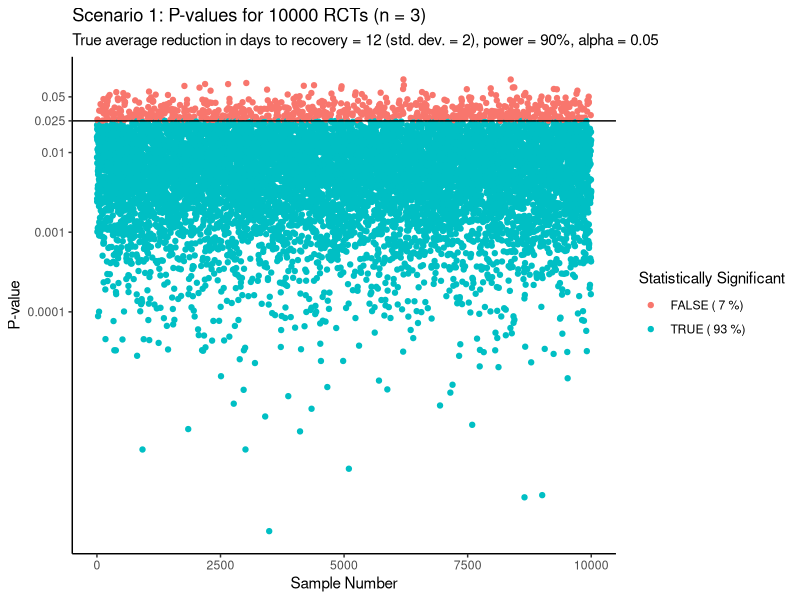
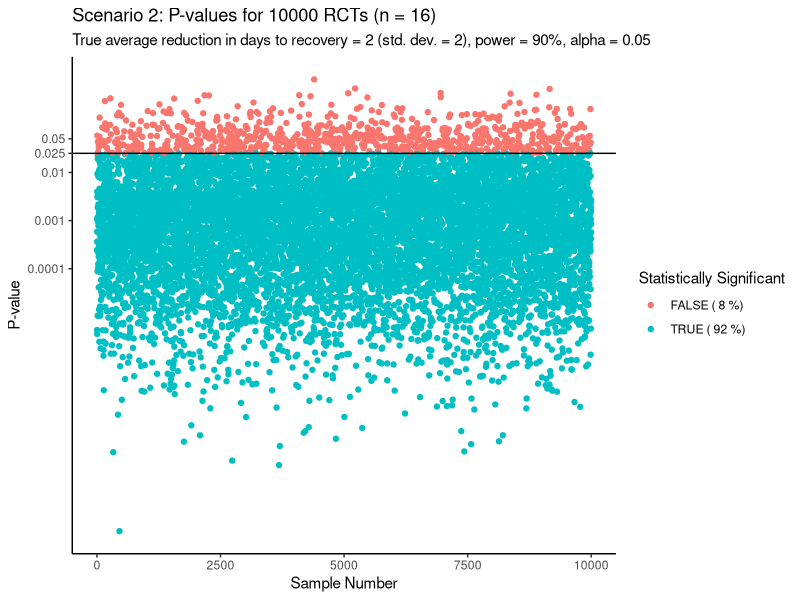
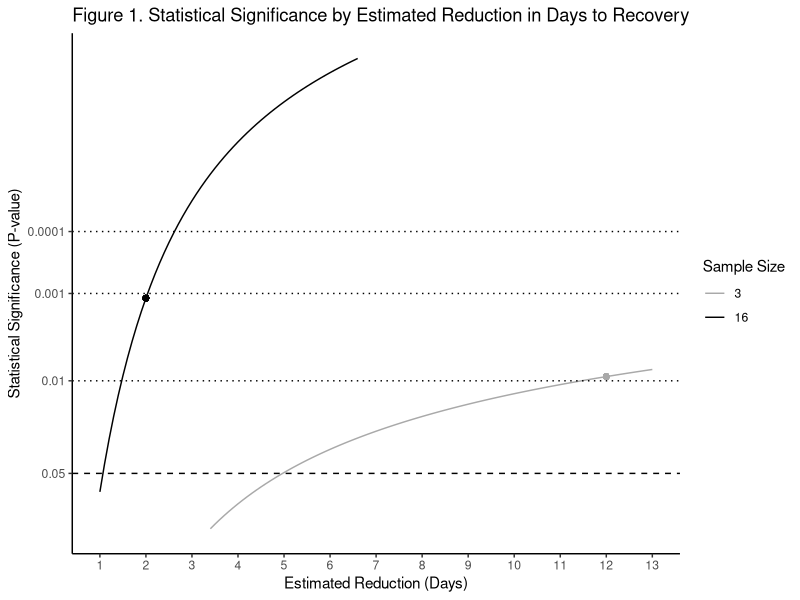

The R source for these figures, in order:
### Figure 1. Let's generate Figure 1 in the main text.



## Load needed libraries.
library(dplyr)
library(magrittr)


## Set global parameters.
stddev <- 2
alpha_touse <- 0.05
diff1 <- 12
diff2 <- 2
simpower <- 0.9


## Generate sample sizes.
maxdiff <- 13
diffinc <- 0.01
tbl_ss_by_diff <- dplyr::tibble(
  diff = seq(1, maxdiff, diffinc) %x% rep(1, 3),
  Power = rep(1, length(seq(1, maxdiff, diffinc))) %x% c(0.7, 0.8, 0.9),
  sampsizeraw = apply(
    X = as.matrix(cbind(diff, Power)),
    MARGIN = 1,
    FUN = function(x)
      pwr::pwr.t.test(
        d = x[1] / stddev,
        sig.level = alpha_touse / 2,
        power = x[2],
        type = "one.sample",
        alternative = "two.sided"
      )$n
  ),
  sampsize = ceiling(sampsizeraw)
)
sampsize1 <- (tbl_ss_by_diff %>% dplyr::filter(diff == diff1, Power == simpower))$sampsize
sampsize2 <- (tbl_ss_by_diff %>% dplyr::filter(diff == diff2, Power == simpower))$sampsize


## Generate significance curves.
sampsizes <- c(sampsize1, ceiling(mean(sampsize1, sampsize2)), sampsize2)
diffinc2 <- 0.1
tbl_statsig_by_diff <- dplyr::tibble(
  diff = seq(1, maxdiff, diffinc2) %x% rep(1, length(sampsizes)),
  sampsize = rep(1, length(seq(1, maxdiff, diffinc2))) %x% sampsizes,
  pvalue_alt = 2 * pt(
    diff / (stddev / sqrt(sampsize)),
    df = sampsize - 1,
    lower.tail = FALSE
  )
)
example_statsig <- dplyr::tibble(
  highdiff = diff1,
  highdiff_pvalue = unique(tbl_statsig_by_diff$pvalue_alt[tbl_statsig_by_diff$sampsize == min(sampsizes) & tbl_statsig_by_diff$diff == highdiff]),
  lowdiff = diff2,
  lowdiff_pvalue = unique(tbl_statsig_by_diff$pvalue_alt[tbl_statsig_by_diff$sampsize == max(sampsizes) & tbl_statsig_by_diff$diff == lowdiff])
)
ggp_statsig <- tbl_statsig_by_diff %>%
  dplyr::mutate(`Sample Size` = as.factor(sampsize)) %>%
  ggplot2::ggplot(
    ggplot2::aes(
      x = diff,
      y = log(log(1/pvalue_alt)),
      group = `Sample Size`,
      color = `Sample Size`
      # linetype = `Sample Size`
    )
  ) +
  ggplot2::theme_classic() +
  ggplot2::scale_x_continuous(breaks = seq(1, maxdiff, 1)) +
  ggplot2::scale_y_continuous(
    limits = c(
      log(log(1/0.1)),
      log(log(1/0.000000001))
    ),
    breaks = c(
      log(log(1/alpha_touse)),
      log(log(1/0.01)),
      log(log(1/0.001)),
      log(log(1/0.0001))
    ),
    labels = c(
      as.character(alpha_touse),
      "0.01",
      "0.001",
      "0.0001"
    )
  ) +
  ggplot2::scale_color_manual(values = c("dark gray", "black")) +
  ggplot2::geom_line() +
  ggplot2::geom_hline(yintercept = log(log(1/alpha_touse)), linetype = "dashed") +
  ggplot2::geom_hline(yintercept = log(log(1/0.01)), linetype = "dotted") +
  ggplot2::geom_hline(yintercept = log(log(1/0.001)), linetype = "dotted") +
  ggplot2::geom_hline(yintercept = log(log(1/0.0001)), linetype = "dotted") +
  ggplot2::geom_point(
    x = example_statsig$highdiff,
    y = log(log(1/example_statsig$highdiff_pvalue)),
    color = "dark gray"
  ) +
  ggplot2::geom_point(
    x = example_statsig$lowdiff,
    y = log(log(1/example_statsig$lowdiff_pvalue)),
    color = "black"
  ) +
  ggplot2::xlab("Estimated Reduction (Days)") +
  ggplot2::ylab("Statistical Significance (P-value)") +
  ggplot2::ggtitle(paste0("Figure 1. Statistical Significance by Estimated Reduction in Days to Recovery"))



### Figures A1 and A2. Scenarios 1 and 2. Now let's simulate 10,000 RCTs each for Scenarios 1 and 2, see how their statistical significance results (i.e., p-values) are distributed.


## Simulate RCTs.
sampnum <- 10000
sampnumplot <- sampnum

# scenario 1
seed1 <- 2004301758
tbl_pvalues1 <- dplyr::tibble(
  sampidx = seq(1, sampnum, 1),
  rsample = lapply(
    seq(1, sampnum, 1),
    function(x) {
      set.seed(seed1 + x)
      rnorm(n = sampsize1, mean = diff1, sd = stddev)
    }
  ),
  estimate = as.numeric(
    lapply(
      rsample,
      function(x) {
        (t.test(x, alternative = "two.sided"))$estimate
      }
    )
  ),
  pvalue = as.numeric(
    lapply(
      rsample,
      function(x) {
        (t.test(x, alternative = "two.sided"))$p.value
      }
    )
  ),
  statsig = (pvalue <= alpha_touse / 2)
) %>%
  dplyr::mutate(
    statsigprop = ifelse(
      statsig == TRUE,
      paste(statsig, "(", round(mean(statsig) * 100), "%)"),
      paste(statsig, "(", round(mean(1-statsig) * 100), "%)")
    )
  )
example1 <- tbl_pvalues1 %>%
  dplyr::filter(row_number() == 1) %>%
  dplyr::mutate(sampsize = sampsize1)
ggp_pvalues1 <- tbl_pvalues1 %>%
  dplyr::filter(sampidx <= sampnumplot) %>%
  dplyr::rename(`Statistically Significant` = statsigprop) %>%
  ggplot2::ggplot(ggplot2::aes(x = sampidx, y = log(pvalue), color = `Statistically Significant`)) +
  ggplot2::theme_classic() +
  ggplot2::scale_y_continuous(
    breaks = c(
      log(0.0001),
      log(0.001),
      log(0.01),
      log(alpha_touse / 2),
      log(alpha_touse)
    ),
    labels = c(
      "0.0001",
      "0.001",
      "0.01",
      as.character(alpha_touse / 2),
      as.character(alpha_touse)
    )
  ) +
  ggplot2::geom_point() +
  ggplot2::geom_hline(yintercept = log(alpha_touse / 2)) +
  ggplot2::xlab("Sample Number") +
  ggplot2::ylab("P-value") +
  ggplot2::ggtitle(
    label = paste0("Scenario 1: P-values for ", sampnumplot, " RCTs (n = ", sampsize1, ")"),
    subtitle = paste0("True average reduction in days to recovery = ", diff1, " (std. dev. = ", stddev, "), power = ", round(simpower * 100), "%, alpha = ", alpha_touse)
  )

# scenario 2
seed2 <- round(2004301807 / 100)
tbl_pvalues2 <- dplyr::tibble(
  sampidx = seq(1, sampnum, 1),
  rsample = lapply(
    seq(1, sampnum, 1),
    function(x) {
      set.seed(seed2 + x)
      rnorm(n = sampsize2, mean = diff2, sd = stddev)
    }
  ),
  estimate = as.numeric(
    lapply(
      rsample,
      function(x) {
        (t.test(x, alternative = "two.sided"))$estimate
      }
    )
  ),
  pvalue = as.numeric(
    lapply(
      rsample,
      function(x) {
        (t.test(x, alternative = "two.sided"))$p.value
      }
    )
  ),
  statsig = (pvalue <= alpha_touse / 2)
) %>%
  dplyr::mutate(
    statsigprop = ifelse(
      statsig == TRUE,
      paste(statsig, "(", round(mean(statsig) * 100), "%)"),
      paste(statsig, "(", round(mean(1-statsig) * 100), "%)")
    )
  )
example2 <- tbl_pvalues2 %>%
  dplyr::filter(row_number() == 1) %>%
  dplyr::mutate(sampsize = sampsize2)
ggp_pvalues2 <- tbl_pvalues2 %>%
  dplyr::filter(sampidx <= sampnumplot) %>%
  dplyr::rename(`Statistically Significant` = statsigprop) %>%
  ggplot2::ggplot(ggplot2::aes(x = sampidx, y = log(pvalue), color = `Statistically Significant`)) +
  ggplot2::theme_classic() +
  ggplot2::scale_y_continuous(
    breaks = c(
      log(0.0001),
      log(0.001),
      log(0.01),
      log(alpha_touse / 2),
      log(alpha_touse)
    ),
    labels = c(
      "0.0001",
      "0.001",
      "0.01",
      as.character(alpha_touse / 2),
      as.character(alpha_touse)
    )
  ) +
  ggplot2::geom_point() +
  ggplot2::geom_hline(yintercept = log(alpha_touse / 2)) +
  ggplot2::xlab("Sample Number") +
  ggplot2::ylab("P-value") +
  ggplot2::ggtitle(
    label = paste0("Scenario 2: P-values for ", sampnumplot, " RCTs (n = ", sampsize2, ")"),
    subtitle = paste0("True average reduction in days to recovery = ", diff2, " (std. dev. = ", stddev, "), power = ", round(simpower * 100), "%, alpha = ", alpha_touse)
  )
